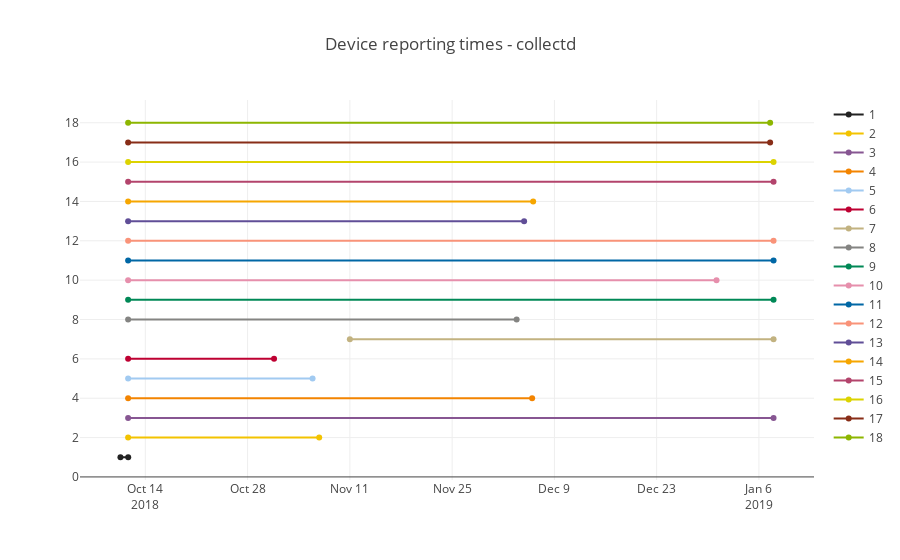
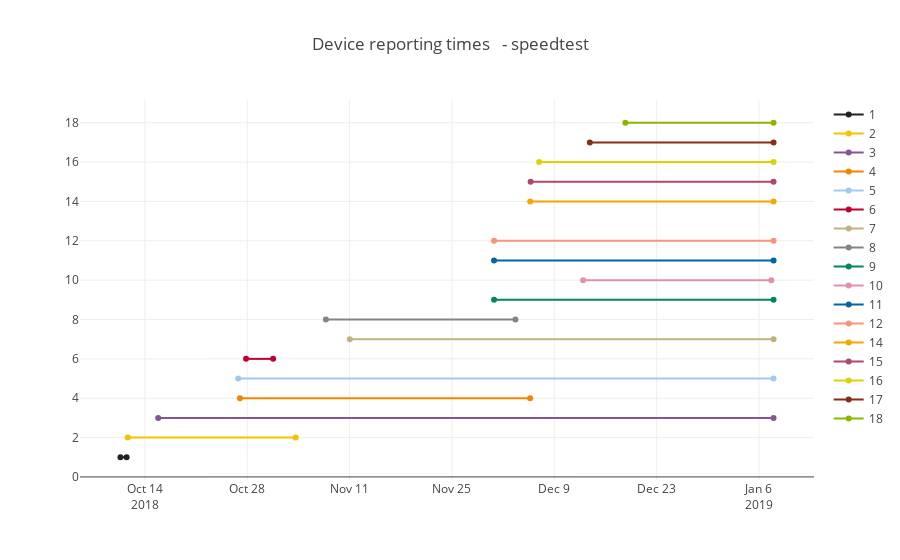

Write notebook code for charts like these, in order.
### Code cell
data=[]
for device in device_numbers:
    points_ping_last=result_ping_last.get_points(tags={'SK_PI':str(device)})
    points_ping_first=result_ping_first.get_points(tags={'SK_PI':str(device)})
    first=0
    last=0
    for point in points_ping_first:
        first=dateutil.parser.parse(point['time']).strftime('%Y-%m-%d %H:%M:%S')
    for point in points_ping_last:
        last=dateutil.parser.parse(point['time']).strftime('%Y-%m-%d %H:%M:%S')
   # print("Device: ", device,"  was reporting from ", first, " to ", last)
    trace = go.Scatter(x=[first,last],y=[device,device], name = device,marker=dict(color=colors[device]))
    data.append(trace)
layout = dict(title = "Device reporting times - collectd")
fig1 = go.Figure(data=data, layout=layout)
iplot(fig1)

start_times=upload_df.groupby('SK_PI')['time'].min()
end_times=upload_df.groupby('SK_PI')['time'].max()
device_numbers=sorted(upload_df['SK_PI'].unique())
#print(device_numbers)
data=[]
for device in device_numbers:
    time_last=end_times[device]
    time_first=start_times[device]
    #print("Device: ", device,"  was reporting from ", time_first, " to ", time_last)
    trace = go.Scatter(x=[time_first,time_last],y=[device,device], name = device,marker=dict(color=colors[device]))
    data.append(trace)
layout = dict(title = "Device reporting times   - speedtest")
fig2 = go.Figure(data=data, layout=layout)
iplot(fig2)

### Figure 1 — Plotly figure (JSON) as saved in the notebook; plotly's stock layout.template omitted (floating-point values rounded to 4 significant figures)
{"data": [{"marker": {"color": "222222"}, "name": 1, "type": "scatter", "x": ["2018-10-10 14:16:15", "2018-10-11 15:46:31"], "y": [1, 1]}, {"marker": {"color": "F3C300"}, "name": 2, "type": "scatter", "x": ["2018-10-11 15:27:46", "2018-11-06 19:16:32"], "y": [2, 2]}, {"marker": {"color": "875692"}, "name": 3, "type": "scatter", "x": ["2018-10-11 15:27:46", "2019-01-07 23:59:57"], "y": [3, 3]}, {"marker": {"color": "F38400"}, "name": 4, "type": "scatter", "x": ["2018-10-11 15:27:46", "2018-12-05 22:53:02"], "y": [4, 4]}, {"marker": {"color": "A1CAF1"}, "name": 5, "type": "scatter", "x": ["2018-10-11 15:27:46", "2018-11-05 21:32:30"], "y": [5, 5]}, {"marker": {"color": "BE0032"}, "name": 6, "type": "scatter", "x": ["2018-10-11 15:27:46", "2018-10-31 14:55:00"], "y": [6, 6]}, {"marker": {"color": "C2B280"}, "name": 7, "type": "scatter", "x": ["2018-11-11 00:00:03", "2019-01-07 23:59:56"], "y": [7, 7]}, {"marker": {"color": "848482"}, "name": 8, "type": "scatter", "x": ["2018-10-11 15:27:46", "2018-12-03 19:58:50"], "y": [8, 8]}, {"marker": {"color": "008856"}, "name": 9, "type": "scatter", "x": ["2018-10-11 15:27:46", "2019-01-07 23:59:54"], "y": [9, 9]}, {"marker": {"color": "E68FAC"}, "name": 10, "type": "scatter", "x": ["2018-10-11 15:27:46", "2018-12-31 04:39:59"], "y": [10, 10]}, {"marker": {"color": "0067A5"}, "name": 11, "type": "scatter", "x": ["2018-10-11 15:27:46", "2019-01-07 23:59:55"], "y": [11, 11]}, {"marker": {"color": "F99379"}, "name": 12, "type": "scatter", "x": ["2018-10-11 15:27:46", "2019-01-07 23:59:59"], "y": [12, 12]}, {"marker": {"color": "604E97"}, "name": 13, "type": "scatter", "x": ["2018-10-11 15:27:46", "2018-12-04 20:27:05"], "y": [13, 13]}, {"marker": {"color": "F6A600"}, "name": 14, "type": "scatter", "x": ["2018-10-11 15:27:46", "2018-12-06 02:12:27"], "y": [14, 14]}, {"marker": {"color": "B3446C"}, "name": 15, "type": "scatter", "x": ["2018-10-11 15:27:46", "2019-01-07 23:59:58"], "y": [15, 15]}, {"marker": {"color": "DCD300"}, "name": 16, "type": "scatter", "x": ["2018-10-11 15:27:46", "2019-01-07 23:59:56"], "y": [16, 16]}, {"marker": {"color": "882D17"}, "name": 17, "type": "scatter", "x": ["2018-10-11 15:27:46", "2019-01-07 12:46:58"], "y": [17, 17]}, {"marker": {"color": "8DB600"}, "name": 18, "type": "scatter", "x": ["2018-10-11 15:27:46", "2019-01-07 12:46:58"], "y": [18, 18]}], "layout": {"title": "Device reporting times - collectd"}}

### Figure 2 — Plotly figure (JSON) as saved in the notebook; plotly's stock layout.template omitted (floating-point values rounded to 4 significant figures)
{"data": [{"marker": {"color": "222222"}, "name": 1, "type": "scatter", "x": ["2018-10-10 15:45:43", "2018-10-11 12:00:09"], "y": [1, 1]}, {"marker": {"color": "F3C300"}, "name": 2, "type": "scatter", "x": ["2018-10-11 15:55:58", "2018-11-03 15:00:12"], "y": [2, 2]}, {"marker": {"color": "875692"}, "name": 3, "type": "scatter", "x": ["2018-10-15 19:36:18", "2019-01-07 23:48:10"], "y": [3, 3]}, {"marker": {"color": "F38400"}, "name": 4, "type": "scatter", "x": ["2018-10-27 00:03:48", "2018-12-05 16:36:12"], "y": [4, 4]}, {"marker": {"color": "A1CAF1"}, "name": 5, "type": "scatter", "x": ["2018-10-26 18:18:08", "2019-01-07 23:48:07"], "y": [5, 5]}, {"marker": {"color": "BE0032"}, "name": 6, "type": "scatter", "x": ["2018-10-27 20:12:15", "2018-10-31 13:00:10"], "y": [6, 6]}, {"marker": {"color": "C2B280"}, "name": 7, "type": "scatter", "x": ["2018-11-11 00:36:13", "2019-01-07 23:48:04"], "y": [7, 7]}, {"marker": {"color": "848482"}, "name": 8, "type": "scatter", "x": ["2018-11-07 18:22:07", "2018-12-03 16:30:07"], "y": [8, 8]}, {"marker": {"color": "008856"}, "name": 9, "type": "scatter", "x": ["2018-11-30 18:12:12", "2019-01-07 23:48:05"], "y": [9, 9]}, {"marker": {"color": "E68FAC"}, "name": 10, "type": "scatter", "x": ["2018-12-12 22:29:40", "2019-01-07 16:24:08"], "y": [10, 10]}, {"marker": {"color": "0067A5"}, "name": 11, "type": "scatter", "x": ["2018-11-30 18:12:09", "2019-01-07 23:48:08"], "y": [11, 11]}, {"marker": {"color": "F99379"}, "name": 12, "type": "scatter", "x": ["2018-11-30 18:12:06", "2019-01-07 23:48:01"], "y": [12, 12]}, {"marker": {"color": "F6A600"}, "name": 14, "type": "scatter", "x": ["2018-12-05 16:48:41", "2019-01-07 23:48:11"], "y": [14, 14]}, {"marker": {"color": "B3446C"}, "name": 15, "type": "scatter", "x": ["2018-12-05 18:23:59", "2019-01-07 23:48:09"], "y": [15, 15]}, {"marker": {"color": "DCD300"}, "name": 16, "type": "scatter", "x": ["2018-12-06 22:12:11", "2019-01-07 23:48:07"], "y": [16, 16]}, {"marker": {"color": "882D17"}, "name": 17, "type": "scatter", "x": ["2018-12-13 20:42:08", "2019-01-07 23:48:17"], "y": [17, 17]}, {"marker": {"color": "8DB600"}, "name": 18, "type": "scatter", "x": ["2018-12-18 17:18:33", "2019-01-07 23:48:08"], "y": [18, 18]}], "layout": {"title": "Device reporting times   - speedtest"}}
